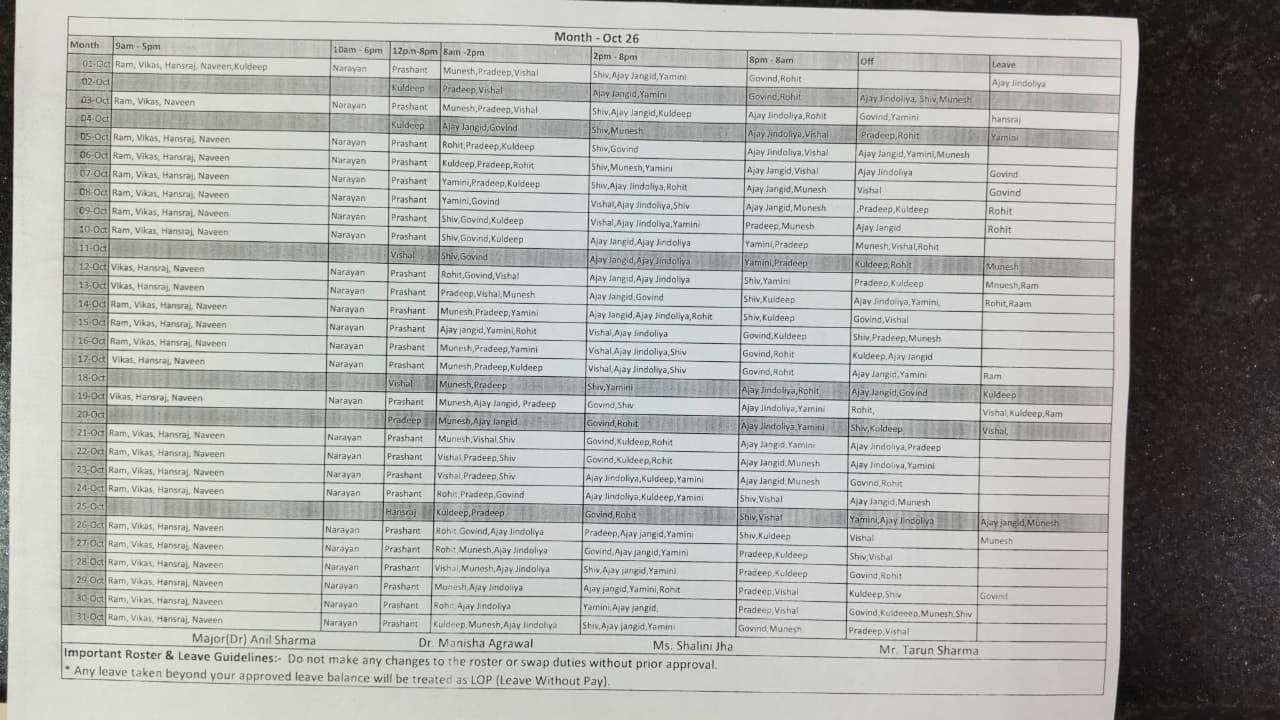
#> input picture roster_fixtures/roster_rot90.jpeg, 1280 x 720 px, found by its file name
$ python annotate_rows.py
#> lines starting #> are read from the running program, lines starting #| are printed output that depends on the picture
from PIL import Image, ImageDraw

im = Image.open('roster_fixtures/roster_rot90.jpeg')
#> im is the input picture: PIL image 1280x720 RGB; mean R, G, B 171.9, 172.2, 169.9
# Crop y from 30 to 200, x from 30 to 1150
crop = im.crop((30, 30, 1150, 200))
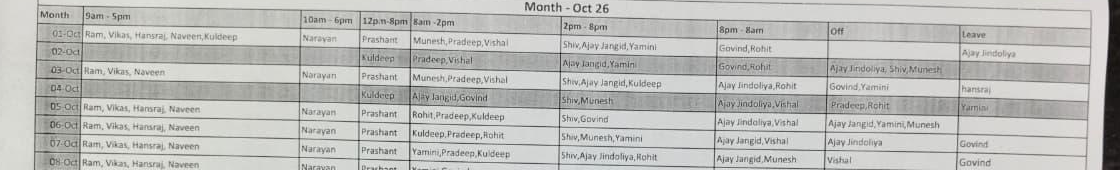
#> crop: PIL image 1120x170 RGB; mean R, G, B 188.5, 189, 186
draw = ImageDraw.Draw(crop)

# Draw horizontal lines every 10 pixels
for y in range(0, 170, 10):
    color = "red" if y % 20 == 0 else "blue"
    draw.line([(0, y), (1120, y)], fill=color, width=1)
    draw.text((5, y), str(30 + y), fill="red")

crop.save('roster_fixtures/grid_rows_annotated.jpeg')
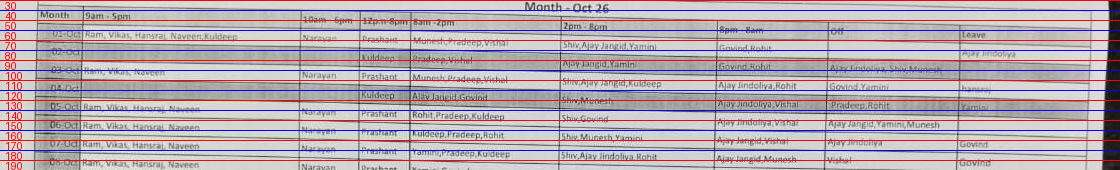
#> saved as grid_rows_annotated.jpeg: PIL image 1120x170 RGB; mean R, G, B 183.2, 169.3, 178.6
print("Annotated rows")

$ run again, with roster_fixtures/october_2026_roster.jpeg copied over roster_fixtures/roster_rot90.jpeg
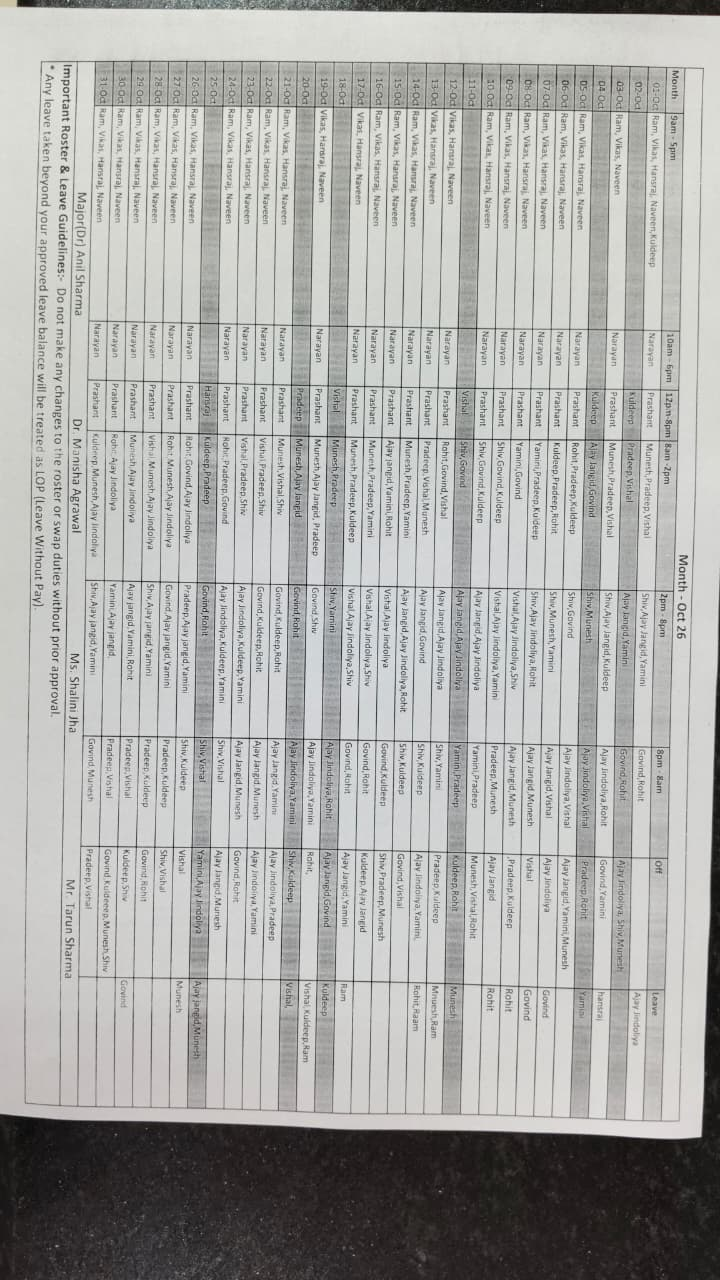
#> input picture roster_fixtures/october_2026_roster.jpeg, 720 x 1280 px, found by its file name
#> im is the input picture: PIL image 720x1280 RGB; mean R, G, B 171.9, 172.2, 169.9
#> `crop = im.crop((30, 30, 1150, 200))`:
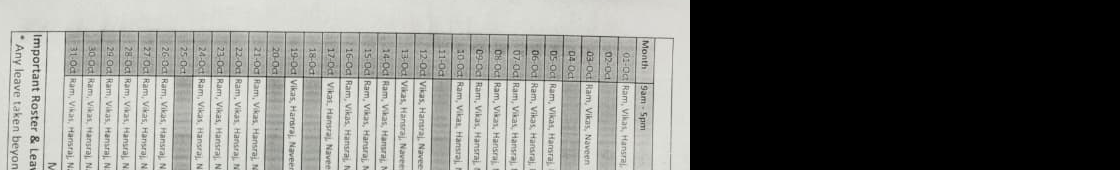
#> crop: PIL image 1120x170 RGB; mean R, G, B 117.8, 118.4, 114.7
#> `crop.save('roster_fixtures/grid_rows_annotated.jpeg')`:
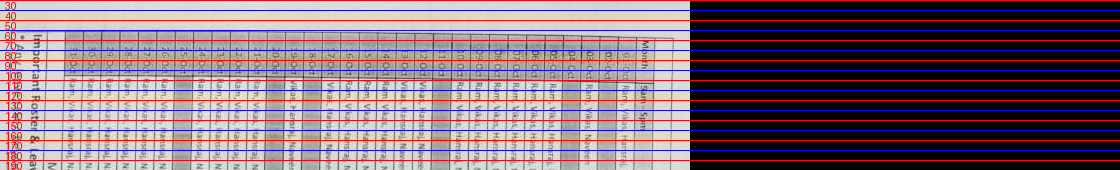
#> saved as grid_rows_annotated.jpeg: PIL image 1120x170 RGB; mean R, G, B 119.6, 105.8, 114.5
